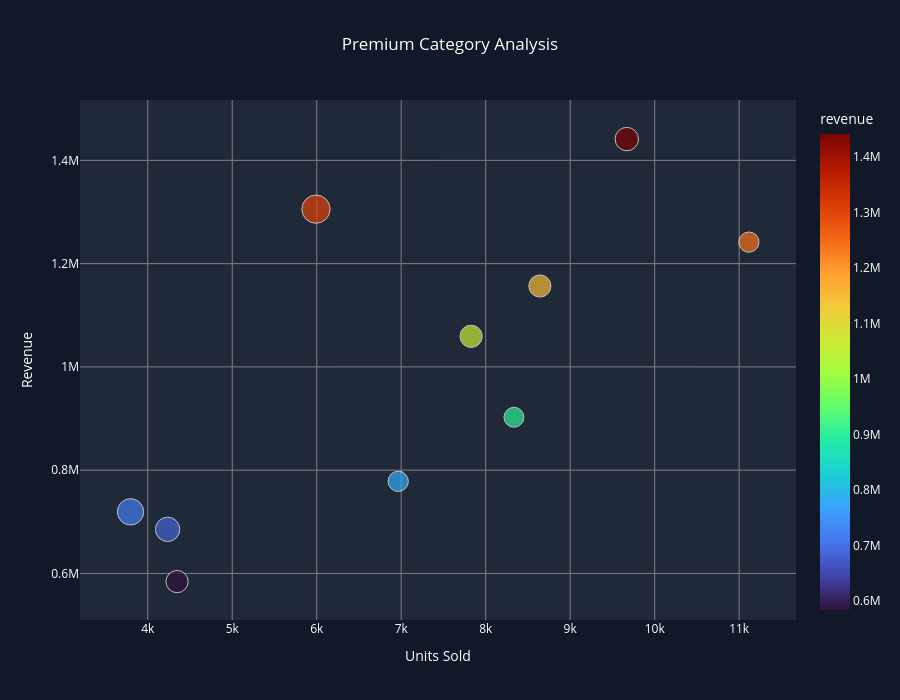

Notebook cell for this chart:
### Code cell
#Premium Category Analysis
fig = px.scatter(
    top_categories,
    x="units_sold",
    y="revenue",
    size="avg_revenue_per_unit",
    color="revenue",
    hover_name="product_category_name_english",
    title="Premium Category Analysis",
    color_continuous_scale="Turbo"
)

fig.update_layout(
    title_x=0.5,
    height=700,
    paper_bgcolor="#111827",
    plot_bgcolor="#1F2937",
    font_color="white"
)

fig.update_xaxes(
    title="Units Sold",
    gridcolor="gray"
)

fig.update_yaxes(
    title="Revenue",
    gridcolor="gray"
)

fig.update_traces(
    textposition = "top center"
)
fig.show()

### Figure 1 — Plotly figure (JSON) as saved in the notebook; plotly's stock layout.template omitted (floating-point values rounded to 4 significant figures)
{"data": [{"hovertemplate": "<b>%{hovertext}</b><br><br>units_sold=%{x}<br>revenue=%{marker.color}<br>avg_revenue_per_unit=%{marker.size}<extra></extra>", "hovertext": ["health_beauty", "watches_gifts", "bed_bath_table", "sports_leisure", "computers_accessories", "furniture_decor", "housewares", "cool_stuff", "auto", "garden_tools"], "legendgroup": "", "marker": {"color": [1441000.0, 1306000.0, 1242000.0, 1157000.0, 1059000.0, 902500.0, 778400.0, 719300.0, 685400.0, 584200.0], "coloraxis": "coloraxis", "size": [149.0, 217.9, 111.7, 133.9, 135.3, 108.3, 111.8, 189.5, 161.8, 134.4], "sizemode": "area", "sizeref": 0.5448, "symbol": "circle"}, "mode": "markers", "name": "", "orientation": "v", "showlegend": false, "textposition": "top center", "type": "scatter", "x": [9670, 5991, 11115, 8641, 7827, 8334, 6964, 3796, 4235, 4347], "xaxis": "x", "y": [1441000.0, 1306000.0, 1242000.0, 1157000.0, 1059000.0, 902500.0, 778400.0, 719300.0, 685400.0, 584200.0], "yaxis": "y"}], "layout": {"coloraxis": {"autocolorscale": false, "colorbar": {"title": {"text": "revenue"}}, "colorscale": [[0, "#30123b"], [0.07143, "#4145ab"], [0.1429, "#4675ed"], [0.2143, "#39a2fc"], [0.2857, "#1bcfd4"], [0.3571, "#24eca6"], [0.4286, "#61fc6c"], [0.5, "#a4fc3b"], [0.5714, "#d1e834"], [0.6429, "#f3c63a"], [0.7143, "#fe9b2d"], [0.7857, "#f36315"], [0.8571, "#d93806"], [0.9286, "#b11901"], [1, "#7a0402"]]}, "font": {"color": "white"}, "height": 700, "legend": {"itemsizing": "constant", "tracegroupgap": 0}, "paper_bgcolor": "#111827", "plot_bgcolor": "#1F2937", "title": {"text": "Premium Category Analysis", "x": 0.5}, "xaxis": {"anchor": "y", "domain": [0, 1], "gridcolor": "gray", "title": {"text": "Units Sold"}}, "yaxis": {"anchor": "x", "domain": [0, 1], "gridcolor": "gray", "title": {"text": "Revenue"}}}}
